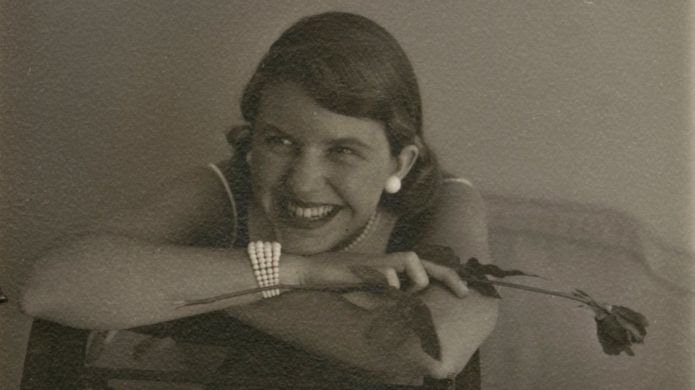
#> input picture openCV/images/b.jpg, 695 x 390 px, found by its file name
$ python ex69_HistogramEqualization.py
#> lines starting #> are read from the running program, lines starting #| are printed output that depends on the picture
import cv2
from matplotlib import pyplot as plt
import numpy as np

'''As a result, this is used as a “reference tool” to make all
images with same lighting conditions. This is useful in many cases. For example, in face recognition,
before training the face data, the images of faces are histogram equalized to make them all with same
lighting conditions. '''

myImg = cv2.imread(r'/home/tugbakara/Desktop/Dersler/ImageProcessingdenemeleri/images/b.jpg',0)
#> myImg: shape (390, 695); min 14, max 202, mean 90.4
#myImg = cv2.cvtColor(myImg,cv2.COLOR_BGR2RGB)
hist, bins = np.histogram(myImg.flatten(),256,[0,256])
#> hist = 256 values, max 4438 at index 80, min 0 at index 0, mean 1058.8; bins = 257 values from 0 to 256
cdf = hist.cumsum()
#> cdf = 256 values from 0 to 271050
cdf_m = np.ma.masked_equal(cdf,0)
cdf_m = (cdf_m-cdf_m.min())*255/(cdf_m.max() - cdf_m.min())
cdf = np.ma.filled(cdf_m,0).astype('uint8')
#> cdf = 256 values from 0 to 255
myImg2 = cdf[myImg]
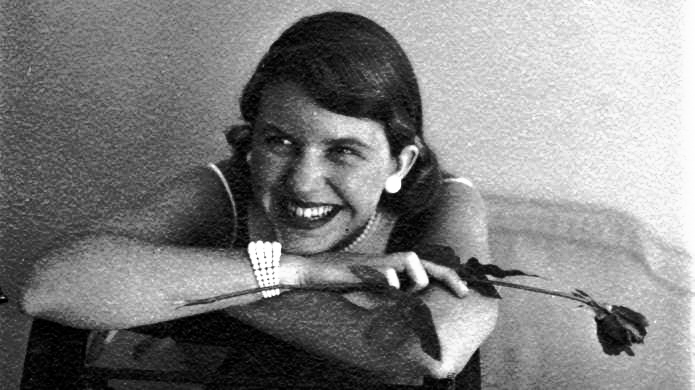
#> myImg2: shape (390, 695); min 0, max 255, mean 128.4
plt.subplot(2,2,1),plt.plot(cdf, color = 'b') ,plt.hist(myImg2.flatten(),256,[0,256],color = 'r')
plt.legend(('cdf','histogram'),loc = 'upper left')
plt.xlim([0,256])
plt.subplot(2,2,2),plt.imshow(myImg2)
plt.show()
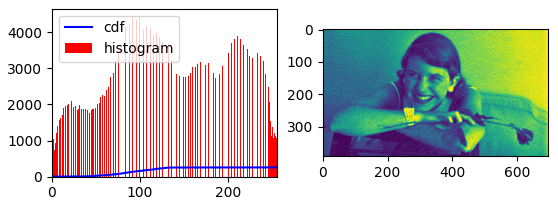
#> figure drawn by matplotlib, 2 panels; panel 1: tallest bar 4438 high, from x = 91 to 92; panel 1: curve peaks at x = 202, y = 255

#with openCV
equalizedImg = cv2.equalizeHist(myImg)
resultImg = np.hstack((myImg,equalizedImg))
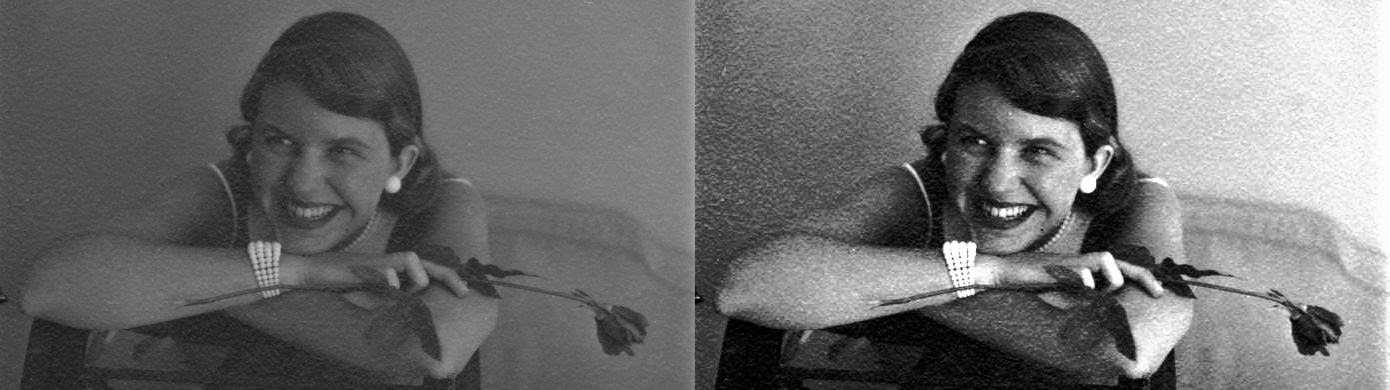
#> resultImg: shape (390, 1390); min 0, max 255, mean 109.6
cv2.imwrite(r'/home/tugbakara/Desktop/Dersler/ImageProcessingdenemeleri/savedphotos/Equalized Photo.jpg',resultImg)
cv2.imshow('Eq. Photo',resultImg)
cv2.waitKey(0)
cv2.destroyAllWindows()
